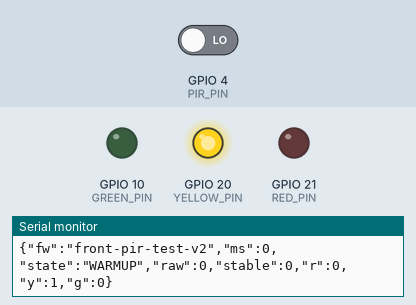
This program was run on a simulated Seeed XIAO ESP32-C3. On the bench: output pins drawn as LEDs (lit = HIGH), the last lines printed to the serial monitor. The test bench sets the inputs (shaded band); at power-on: GPIO 4 (PIR_PIN) LOW.

Above: at 0.29 s.
1.3 s: GPIO 4 (PIR_PIN) driven HIGH
At 1.77 s:
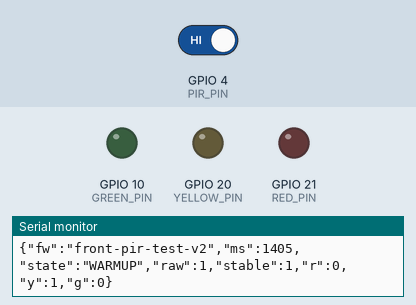
At 31.0 s:
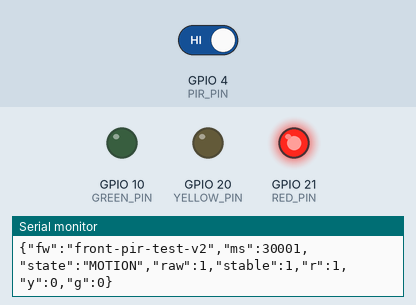
Timing chart, 0 to 31.5 s (numbered marks = the images above; inputs shaded):
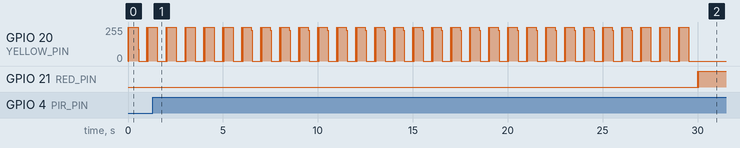

The program:

main.cpp
```cpp
#include <Arduino.h>

// Bench test only: these colors describe the FRONT PIR, not occupancy behind a door.
constexpr uint8_t RED_PIN = 21;     // D6 -> R
constexpr uint8_t YELLOW_PIN = 20;  // D7 -> Y
constexpr uint8_t GREEN_PIN = 10;   // D10 -> G
constexpr uint8_t PIR_PIN = 4;      // D2 <- AM312 OUT
constexpr uint32_t WARMUP_MS = 30000;
constexpr uint32_t DEBOUNCE_MS = 100;
constexpr uint32_t HOLD_MS = 2000;

enum class State { Warmup, Idle, Motion };
State state = State::Warmup;
bool raw = false;
bool stable = false;
bool haveMotion = false;
uint32_t startedAt = 0;
uint32_t rawChangedAt = 0;
uint32_t lastHighAt = 0;
uint32_t lastLogAt = 0;
bool red = false, yellow = false, green = false;

void setLights(bool r, bool y, bool g) {
  digitalWrite(RED_PIN, LOW);
  digitalWrite(YELLOW_PIN, LOW);
  digitalWrite(GREEN_PIN, LOW);
  if (r) digitalWrite(RED_PIN, HIGH);
  if (y) digitalWrite(YELLOW_PIN, HIGH);
  if (g) digitalWrite(GREEN_PIN, HIGH);
  red = r; yellow = y; green = g;
}

void report(uint32_t now) {
  const char *name = state == State::Warmup ? "WARMUP" :
                     state == State::Motion ? "MOTION" : "IDLE";
  Serial.printf("{\"fw\":\"front-pir-test-v2\",\"ms\":%lu,\"state\":\"%s\","
                "\"raw\":%u,\"stable\":%u,\"r\":%u,\"y\":%u,\"g\":%u}\n",
                (unsigned long)(now - startedAt), name,
                unsigned(raw), unsigned(stable), unsigned(red),
                unsigned(yellow), unsigned(green));
}

void setup() {
  for (uint8_t pin : {RED_PIN, YELLOW_PIN, GREEN_PIN}) {
    digitalWrite(pin, LOW);
    pinMode(pin, OUTPUT);
  }
  // AM312 drives OUT. Avoid loading it with the ESP32's internal pulldown.
  // An unplugged OUT can float: IDLE does not prove that sensor wiring is sound.
  pinMode(PIR_PIN, INPUT);
  Serial.begin(115200);
  startedAt = millis();
  rawChangedAt = startedAt;
  raw = digitalRead(PIR_PIN) == HIGH;
  setLights(false, true, false);
  report(startedAt);
}

void loop() {
  uint32_t now = millis();
  bool input = digitalRead(PIR_PIN) == HIGH;
  if (input != raw) {
    raw = input;
    rawChangedAt = now;
  }
  bool changed = false;
  if (stable != raw && now - rawChangedAt >= DEBOUNCE_MS) {
    stable = raw;
    changed = true;
  }
  State previous = state;
  if (now - startedAt < WARMUP_MS) {
    state = State::Warmup;
    haveMotion = false;
    setLights(false, ((now - startedAt) / 500) % 2 == 0, false);
  } else {
    if (stable) {
      haveMotion = true;
      lastHighAt = now;
    }
    bool active = haveMotion && now - lastHighAt < HOLD_MS;
    state = active ? State::Motion : State::Idle;
    setLights(active, false, !active);
  }
  if (changed || state != previous || now - lastLogAt >= 1000) {
    report(now);
    lastLogAt = now;
  }
  delay(10);
}
```

Measured:
- after the input at 1.3 s, GPIO 10 (GREEN_PIN): stays LOW (without the input it goes to HIGH after 28.7 s); GPIO 21 (RED_PIN): LOW → HIGH after 28.7 s, → LOW 0.02 s later, → HIGH 0.04 s later
